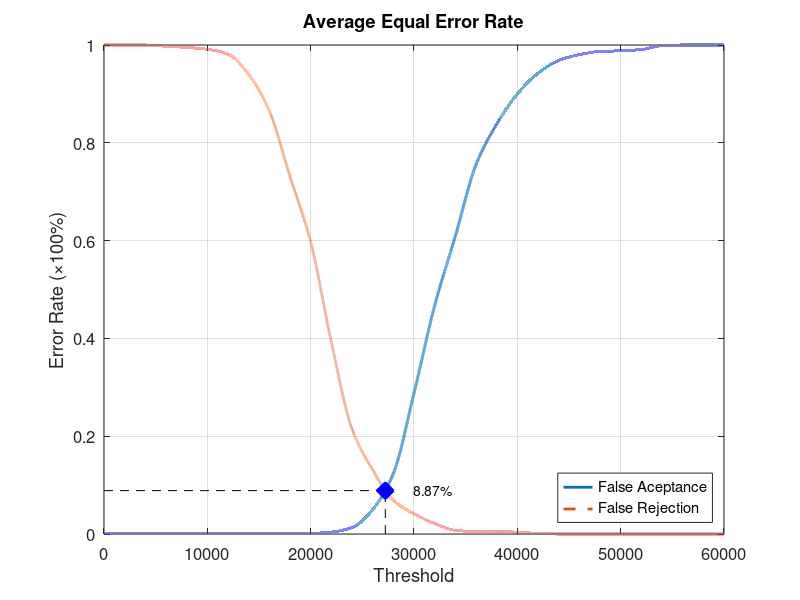
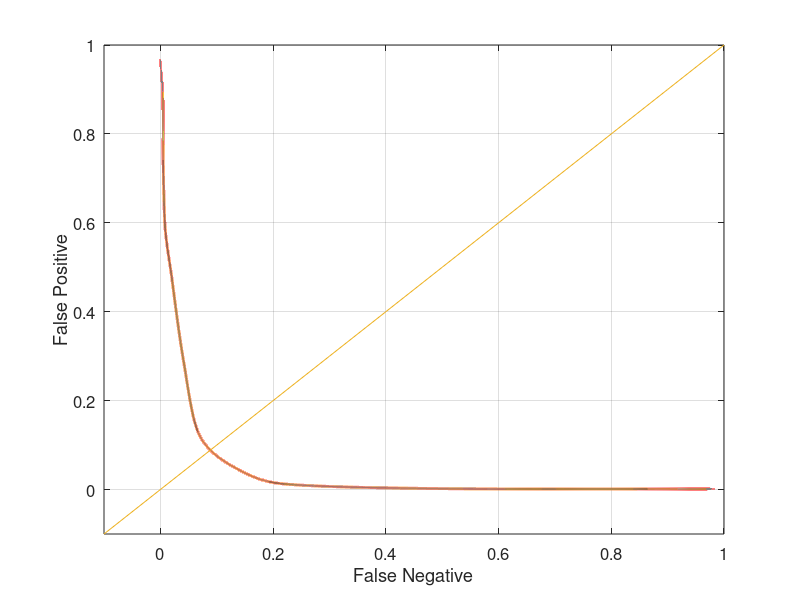

The MATLAB script that drew these images, in order:
function yEER = Experiment3Average
close all;
clear;
clc;
x = 0:2000:60000;
xq = 0:0.5:60000;

y0 = [0 0.00131579 0.00131579 0.00131579 0.00131579 0.00131579 0.00131579 0.00131579 0.00131579 0.00131579 0.00131579 0.00394737 0.0131579 0.05 0.123684 0.288158 0.467105 0.609211 0.755263 0.838158 0.9 0.942105 0.968421 0.980263 0.986842 0.988158 0.990789 0.998684 1 1 1];
yy0 = interp1(x, y0, xq, 'pchip');
y1 = [1 1 1 0.9975 0.995 0.99125 0.98125 0.94 0.865 0.73125 0.5975 0.3925 0.215 0.13125 0.06875 0.04125 0.02125 0.0075 0.005 0.005 0.00375 0.00125 0 0 0 0 0 0 0 0 0];
yy1 = interp1(x, y1, xq, 'pchip');

% Calculating EER: 
y2 = abs(y0 - y1);
find(y2 == min(y2))
yy2 = abs(yy0 - yy1);
xEER = find(yy2 == min(yy2));
xEERIndex = xq(xEER) % X-axis EER
yEER = yy0(xEER) % Y-axis EER

main = figure
plot(xq, yy0,'-','LineWidth', 2);	hold on
plot(xq, yy1,'--','LineWidth', 2);	hold on
plot([xEERIndex xEERIndex], [0 yEER], 'k--');	hold on
plot([0 xEERIndex], [yEER yEER], 'k--');	hold on
plot(xEERIndex, yEER, 'bx', 'LineWidth', 10);	hold on
text(xEERIndex + 10 * xEERIndex / 100, yEER, [num2str(round((10000 * yEER)) / 100) '%'])
legend('False Aceptance', 'False Rejection', 'Location', 'SouthEast')
xlabel('Threshold')
ylabel('Error Rate (\times100%)')
title('Average Equal Error Rate')
set(gca, 'FontSize', 12)
axis([0 60000 0 1])
grid on

print(main, 'Experiment3AverageMain', '-dpng');
FNRxFPR = figure('Color', [1 1 1]);
plot(yy1, yy0, '-', yy1, yy0, 'LineWidth', 2);
hold on
y = -0.1:0.1:1
plot(y, y); 
set(gca, 'FontSize', 12)
xlabel('False Negative')
ylabel('False Positive')
axis([-0.1 1 -0.1 1])
set(gca, 'FontSize', 12)
grid on

print(FNRxFPR, 'Experiment3AverageFNRxFPR','-dpng');
end
